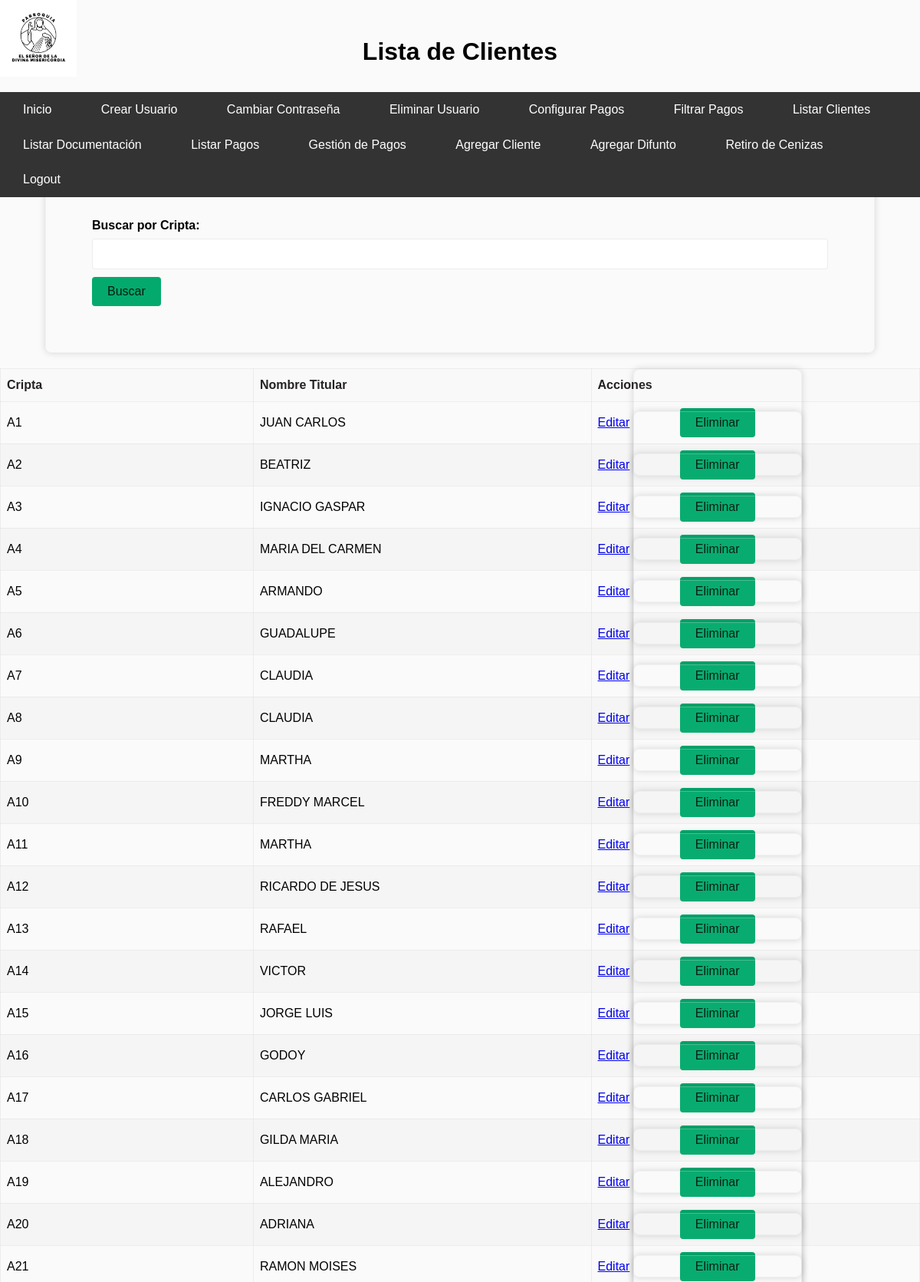
Screenshot of /clientes (signed in, upper part) with the database file from the repository.
### tables this page shows
CREATE TABLE Clientes (
    Cripta TEXT PRIMARY KEY,
    Nombre_titular TEXT,
    Apellido_paterno TEXT,
    Apellido_materno TEXT,
    Telefono1 TEXT,
    Direccion1 TEXT,
    Nombre_Beneficiario TEXT,
    Apellido_paterno_Beneficiario TEXT,
    Apellido_materno_Beneficiario TEXT,
    Telefono_Beneficiario TEXT,
    Direccion_Beneficiario TEXT,
    Nombre_Beneficiario2 TEXT,
    Apellido_paterno_Beneficiario2 TEXT,
    Apellido_materno_Beneficiario2 TEXT,
    Telefono_Beneficiario2 TEXT,
    Direccion_Beneficiario2 TEXT
);

### app.py (the view)
@app.route('/clientes', methods=['GET', 'POST'])
def listar_clientes():
    if 'username' not in session:
        return redirect(url_for('login'))
    conn = get_db_connection()
    cursor = conn.cursor()
    if request.method == 'POST':
        cripta = request.form['cripta']
        cursor.execute('SELECT * FROM clientes WHERE Cripta = ?', (cripta,))
        clientes = cursor.fetchall()
        conn.close()
        return render_template('listar_clientes.html', clientes=clientes, cripta=cripta)
    cursor.execute('SELECT * FROM clientes')
    clientes = cursor.fetchall()
    conn.close()
    return render_template('listar_clientes.html', clientes=clientes)

### app.py (called while the page is built)
def get_db_connection():
    conn = sqlite3.connect('cripta_administracion.db')
    conn.row_factory = sqlite3.Row
    return conn

### templates/listar_clientes.html (shortened to what this page needs)
<!DOCTYPE html>
<html lang="es">
<head>
    <link rel="stylesheet" href="{{ url_for('static', filename='styles.css') }}">
</head>
<body>
    <div class="container">
        <h1>Lista de Clientes</h1>
    </div>
    <div class="logo-container">
        <img src="static/assets/LogoBlanco.jpg" alt="Logo">
    </div>
    <nav>
        <ul class="navbar">
            <li><a href="{{ url_for('menu') }}">Inicio</a></li>
            {% if session['role'] == 'admin' %}
            <li><a href="{{ url_for('create_user') }}">Crear Usuario</a></li>
            <li><a href="{{ url_for('change_password') }}">Cambiar Contraseña</a></li>
            <li><a href="{{ url_for('delete_user') }}">Eliminar Usuario</a></li>
            <li><a href="{{ url_for('configurar_pagos') }}">Configurar Pagos</a></li>
            <li><a href="{{ url_for('filtrado_pagos') }}">Filtrar Pagos</a></li>
            <li><a href="{{ url_for('listar_clientes') }}">Listar Clientes</a></li>
            <li><a href="{{ url_for('listar_documentacion') }}">Listar Documentación</a></li>
            <li><a href="{{ url_for('listar_pagos') }}">Listar Pagos</a></li>
            {% endif %}
            <li><a href="{{ url_for('pagos_cajero') }}">Gestión de Pagos</a></li>
            <li><a href="{{ url_for('agregar_cliente') }}">Agregar Cliente</a></li>
            <li><a href="{{ url_for('agregar_difunto') }}">Agregar Difunto</a></li>
            <li><a href="{{ url_for('retiro_cenizas') }}">Retiro de Cenizas</a></li>
            <li><a href="{{ url_for('logout') }}">Logout</a></li>
        </ul>
    </nav>
    <form method="POST" action="{{ url_for('listar_clientes') }}">
        <label for="cripta">Buscar por Cripta:</label>
        <input type="text" name="cripta" id="cripta" required>
        <button type="submit">Buscar</button>
    </form>
    <table>
        <thead>
            <tr>
                <th>Cripta</th>
                <th>Nombre Titular</th>
                <th>Acciones</th>
            </tr>
        </thead>
        <tbody>
            {% for cliente in clientes %}
            <tr>
                <td>{{ cliente.Cripta }}</td>
                <td>{{ cliente.Nombre_titular }}</td>
                <td>
                    <a href="{{ url_for('editar_cliente', cripta=cliente.Cripta) }}">Editar</a>
                    <form action="{{ url_for('eliminar_cliente', cripta=cliente.Cripta) }}" method="post"
                        style="display:inline;">
                        <button type="submit">Eliminar</button>
                    </form>
                </td>
            </tr>
            {% endfor %}
        </tbody>
    </table>
</body>
</html>

### static/styles.css (style rules this page uses)
body { margin: 0; padding: 0; height: 100vh; background-color: #E6E6FA; position: relative; }
.logo-container { position: absolute; top: 0; left: 0; z-index: 1000; background-color: #ffffff; padding: 10px; }
.logo-container img { width: 80px; height: auto; display: block; }
nav { background-color: #333; overflow: hidden; position: absolute; width: 100%; top: 120px; left: 0; z-index: 999; display: flex; justify-content: center; padding: 0px 0; }
.navbar { list-style-type: none; margin: 0; padding: 0; display: ruby; }
.navbar li { margin: 0 10px; }
.navbar li a { text-decoration: none; color: #ffffff; padding: 10px 20px; display: inline-block; }
.container { width: 80%; margin: auto; padding: 20px; border: 1px solid #dddddd04; border-radius: 8px; background-color: #fffefe07; margin-top: 50px; }
form { margin-bottom: 20px; }
form label { display: block; margin-bottom: 5px; font-weight: bold; }
form input[type="text"], form input[type="file"] { width: calc(100% - 12px); padding: 8px; margin-bottom: 10px; border: 1px solid #cccccc; border-radius: 4px; font-size: 16px; }
table { width: 100%; border-collapse: collapse; margin-top: 20px; }
table th, table td { border: 1px solid #dddddd77; padding: 8px; text-align: left; }
table th { background-color: #f2f2f242; color: #080505e1; }
table tr:nth-child(even) { background-color: #f2f2f29d; }
form { width: 80%; margin: auto; padding: 60px; border: 1px solid #dddddd51; border-radius: 8px; background-color: #f9f9f905; box-shadow: 0 0 10px rgba(0, 0, 0, 0.151); margin-top: 20px; }
form input[type="text"], form select { width: calc(100% - 22px); padding: 10px; margin-bottom: 10px; border: 1px solid #cccccc5b; border-radius: 4px; font-size: 16px; }
form button { background-color: #04AA6D; color: rgba(3, 1, 1, 0.84); border: none; padding: 10px 20px; font-size: 16px; cursor: pointer; border-radius: 4px; }
table, th, td { border: 1px solid #dddddd3f; padding: 8px; text-align: left; }
th { background-color: #f2f2f234; }
body { font-family: Arial, sans-serif; line-height: 1.6; background-color: #f0f0f046; margin: 0; padding: 0; }
.container { width: 80%; margin: auto; }
h1 { text-align: center; margin-bottom: 85px; }
th, td { border: 1px solid #cccccc3d; padding: 8px; text-align: left; }
th { background-color: #f2f2f25b; }
form { margin-bottom: 10px; }
button { padding: 5px 10px; background-color: #4CAF50; color: rgba(18, 5, 5, 0.822); border: none; cursor: pointer; }

### rows the page displays
Clientes: Cripta "A1", Nombre_titular "JUAN CARLOS"
Clientes: Cripta "A2", Nombre_titular "BEATRIZ"
Clientes: Cripta "A3", Nombre_titular "IGNACIO GASPAR"
Clientes: Cripta "A4", Nombre_titular "MARIA DEL CARMEN"
Clientes: Cripta "A5", Nombre_titular "ARMANDO"
Clientes: Cripta "A6", Nombre_titular "GUADALUPE"
Clientes: Cripta "A7", Nombre_titular "CLAUDIA"
Clientes: Cripta "A8", Nombre_titular "CLAUDIA"
Clientes: Cripta "A9", Nombre_titular "MARTHA"
Clientes: Cripta "A10", Nombre_titular "FREDDY MARCEL"
Clientes: Cripta "A11", Nombre_titular "MARTHA"
Clientes: Cripta "A12", Nombre_titular "RICARDO DE JESUS"
Clientes: Cripta "A13", Nombre_titular "RAFAEL"
Clientes: Cripta "A14", Nombre_titular "VICTOR"
Clientes: Cripta "A15", Nombre_titular "JORGE LUIS"
Clientes: Cripta "A16", Nombre_titular "GODOY"
Clientes: Cripta "A17", Nombre_titular "CARLOS GABRIEL"
Clientes: Cripta "A18", Nombre_titular "GILDA MARIA"
Clientes: Cripta "A19", Nombre_titular "ALEJANDRO"
Clientes: Cripta "A20", Nombre_titular "ADRIANA"
Clientes: Cripta "A21", Nombre_titular "RAMON MOISES"
